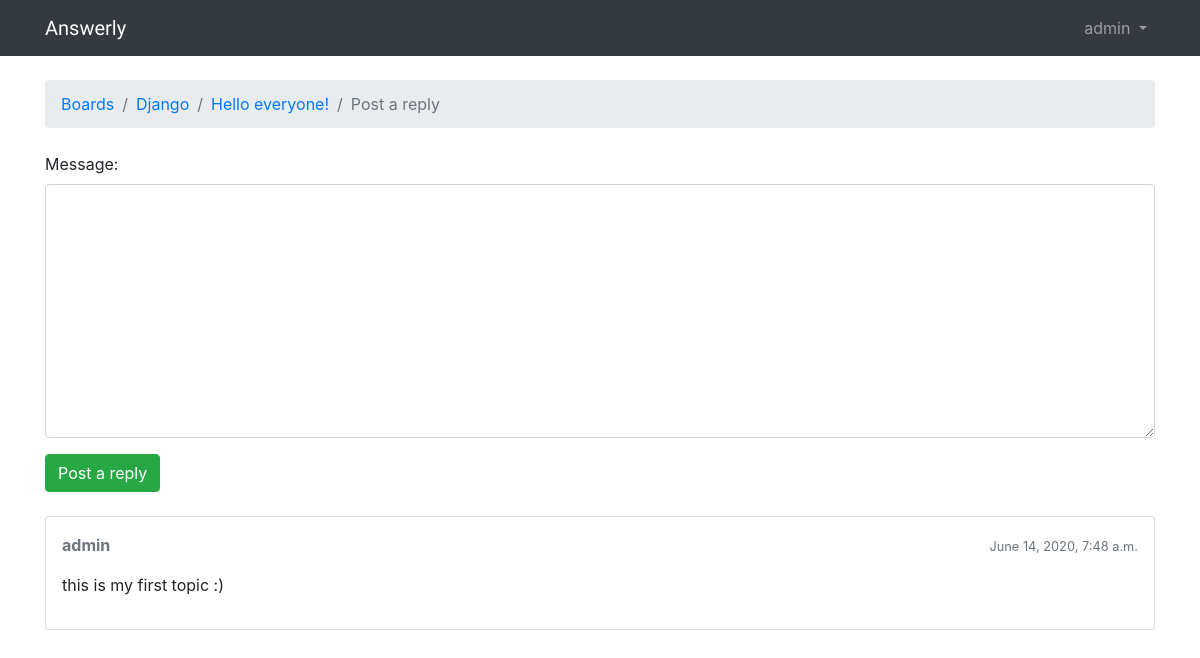
Page /boards/1/topics/3/reply/ (signed in) on the earlier database version.
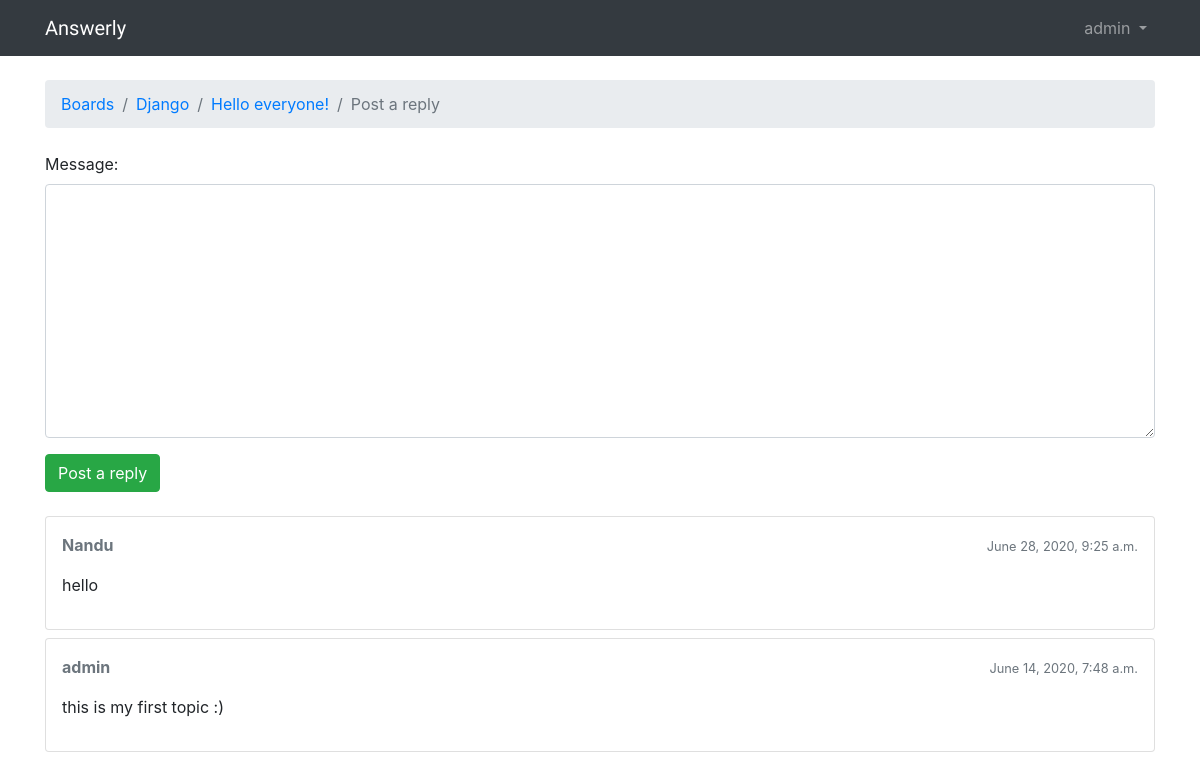
Same page on the later database version.
### boards/models.py (models this page shows, shortened)
class Post(models.Model):
    message = models.TextField(max_length=4000)
    topic = models.ForeignKey(Topic, related_name='posts',on_delete= models.CASCADE)
    created_at = models.DateTimeField(auto_now_add=True)
    updated_at = models.DateTimeField(null=True)
    created_by = models.ForeignKey(User, related_name='posts', on_delete=models.CASCADE)
    updated_by = models.ForeignKey(User, null=True, related_name='+', on_delete=models.CASCADE)
    def get_message_as_markdown(self):
        return mark_safe(markdown(self.message, safe_mode='escape'))

### boards/views.py (the view)
# urls.py: path('boards/<pk>/topics/<topic_pk>/reply/', views.reply_topic, name='reply_topic'),
@login_required
def reply_topic(request, pk, topic_pk):
    topic = get_object_or_404(Topic, board__pk = pk, pk = topic_pk)
    if request.method == 'POST':
        form = PostForm(request.POST)
        if form.is_valid():
            post = form.save(commit=False)
            post.topic = topic
            post.created_by = request.user
            post.save()
            topic.last_updated = timezone.now()
            topic.save()
            return redirect('topic_posts', pk=pk, topic_pk=topic_pk)
    else:
        form = PostForm()
    return render(request, 'reply_topic.html', {'form':form, 'topic':topic})

### boards/forms.py
class PostForm(forms.ModelForm):
    class Meta:
        model = Post
        fields = ['message']

### boards/models.py (called while the page is built)
    def get_last_ten_posts(self):
        return self.posts.order_by('-created_at')[:10]

### boards/templatetags/form_tags.py (called while the page is built)
@register.filter
def input_class(bound_field):
    css_class = ''
    if bound_field.form.is_bound:
        if bound_field.errors:
            css_class = 'is-invalid'
        elif field_type(bound_field) != 'PasswordInput':
            css_class = 'is-valid'
    return 'form-control {}'.format(css_class)

### templates/reply_topic.html (shortened to what this page needs)
{% extends 'base.html' %}
{% load static %}
{% block stylesheet %}
  <link rel="stylesheet" href="https://cdnjs.cloudflare.com/ajax/libs/simplemde/1.11.2/simplemde.min.css">
{% endblock %}
{% block breadcrumb %}
  <li class="breadcrumb-item"><a href="{% url 'home' %}">Boards</a></li>
  <li class="breadcrumb-item"><a href="{% url 'board_topics' topic.board.pk %}">{{ topic.board.name }}</a></li>
  <li class="breadcrumb-item"><a href="{% url 'topic_posts' topic.board.pk topic.pk %}">{{ topic.subject }}</a></li>
  <li class="breadcrumb-item active">Post a reply</li>
{% endblock %}
{% block content %}
  <form method="post" class="mb-4" novalidate>
    {% include 'includes/form.html' %}
    <button type="submit" class="btn btn-success">Post a reply</button>
  </form>
  {% for post in topic.get_last_ten_posts %}
    <div class="card mb-2">
      <div class="card-body p-3">
        <div class="row mb-3">
          <div class="col-6">
            <strong class="text-muted">{{ post.created_by.username }}</strong>
          </div>
          <div class="col-6 text-right">
            <small class="text-muted">{{ post.created_at }}</small>
          </div>
        </div>
        {{ post.get_message_as_markdown }}
      </div>
    </div>
  {% endfor %}
{% endblock %}

Differences in the rows shown:
added Post: created_by.username "Nandu", created_at "June 28, 2020, 9:25 a.m.", get_message_as_markdown "hello"
